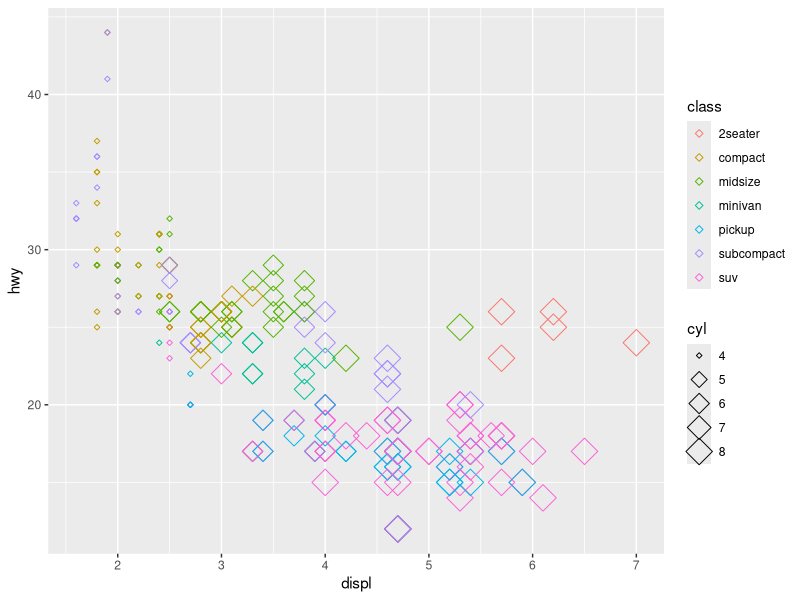
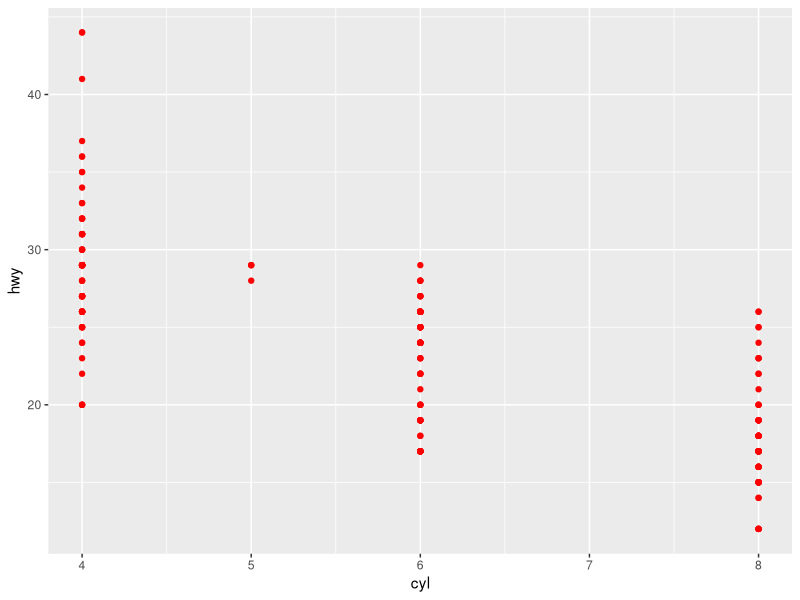
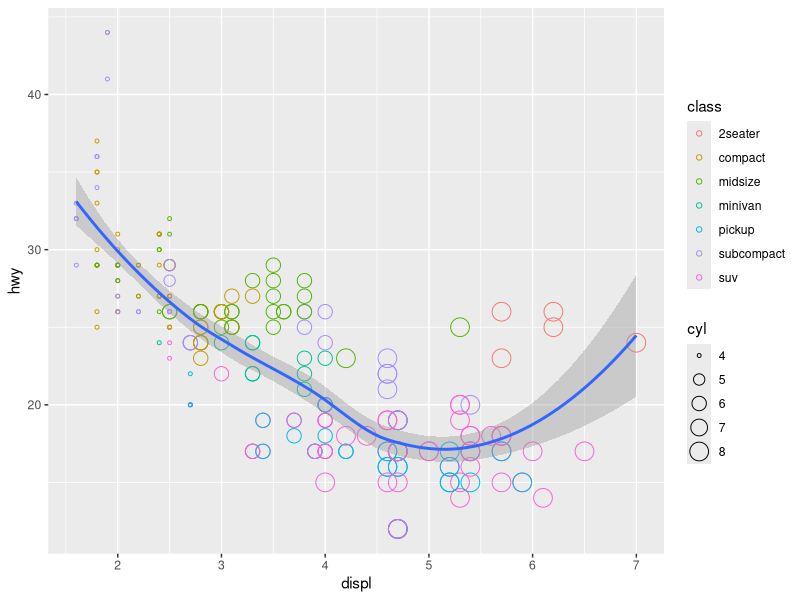
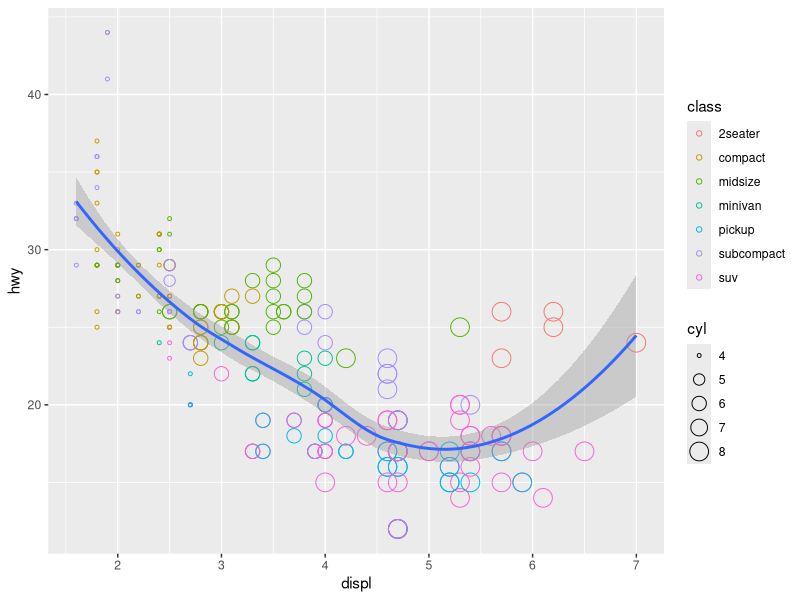
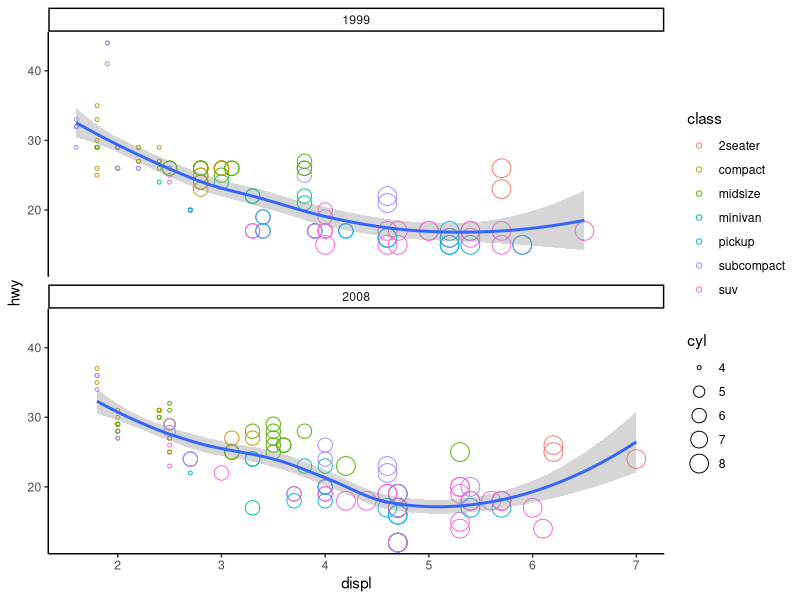

R code for these plots, in order:
library(tidyverse)

mpg
ggplot(data=mpg)+
  geom_point(mapping = aes(x=displ, y=hwy, color=class, size=cyl), shape=5)

#si shape estuviera adentro de aes se aplicaria a una clase, tengo que elegir 
#por ej shape=trans para que se lo aplique a esa variable. 
#si lo pongo afuera se aplica a todos por igual, cambia la forma de todos 
#los puntos

ggplot(data=mpg)+
  geom_point(mapping=aes(x=cyl, y=hwy), color="red")

#se coloca afuera para que sea uniforme para todos
#vienen distintos colores en el paquete de R, buscar en google y colocar nombre

ggplot(data=mpg)+
  geom_point(mapping=aes(x=displ, y=hwy, color=class, size=cyl), shape=1) +
  geom_smooth(mapping=aes(x=displ, y=hwy))

#si quiero superponer graficos
#tambien como uso las mismas variables puedo dejar los () vacios

ggplot(data=mpg, mapping=aes(x=displ, y=hwy))+
  geom_point(mapping=aes(x=displ, y=hwy, color=class, size=cyl), shape=1) +
  geom_smooth()
#para eso tengo que poner en data las especificaciones de los ejes
#esto se hace para evitar repetir codigos

ggplot(data=mpg, mapping=aes(x=displ, y=hwy))+
  geom_point(mapping=aes(x=displ, y=hwy, color=class, size=cyl), shape=1) +
  geom_smooth() +
  facet_wrap(~year,nrow=2)+
  theme_classic()

  